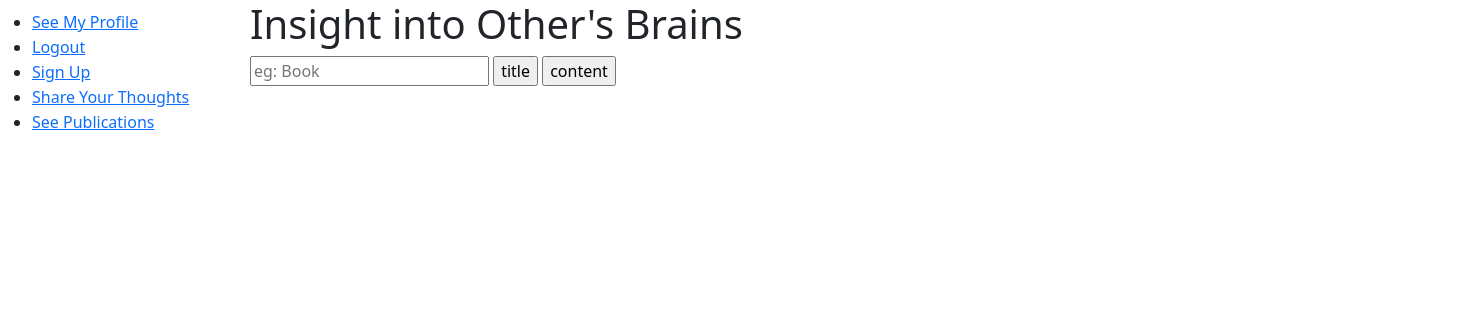
Page /Publication/index on the earlier database version.
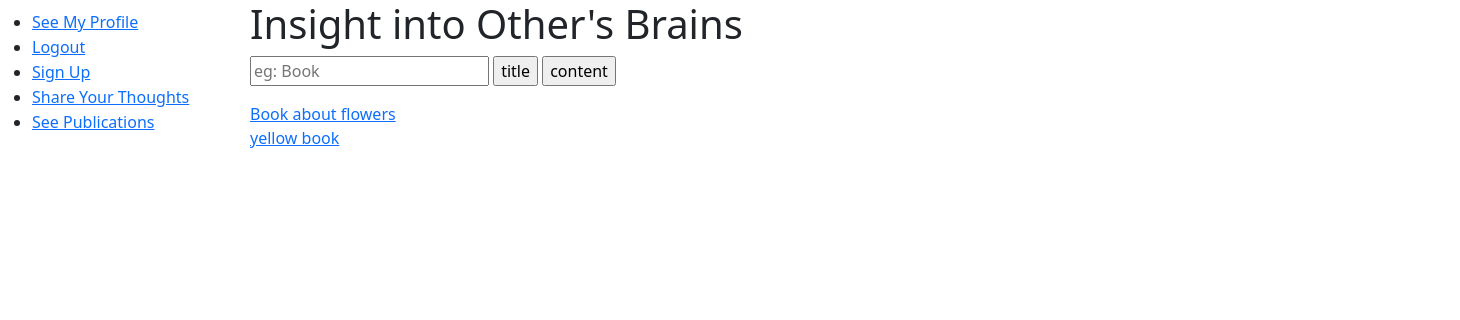
Same page on the later database version.
### tables this page shows
CREATE TABLE IF NOT EXISTS `publication` (
  `publication_id` int(11) NOT NULL AUTO_INCREMENT,
  `profile_id` int(11) NOT NULL,
  `publication_title` varchar(50) NOT NULL,
  `publication_text` varchar(500) NOT NULL,
  `timestamp` timestamp NOT NULL DEFAULT current_timestamp() ON UPDATE current_timestamp(),
  `publication_status` tinyint(1) NOT NULL,
  PRIMARY KEY (`publication_id`,`profile_id`),
  KEY `FK_Profile_ID_profile` (`profile_id`)
);

### index.php (called while the page is built, shortened)
<?php
require('app/core/init.php');
new App();

### app/core/Controller.php (called while the page is built, shortened)
<?php
class Controller{
	function view($name, $data=null){
		include('app/views/' . $name . '.php');
	}
}

### app/core/App.php (called while the page is built, shortened)
<?php
class App{
    private $routes = [];
    public function addRoute($url,$handler){
        $url = preg_replace('/{([^\/]+)}/', '(?<$1>[^\/]+)', $url);
        $this->routes[$url] = $handler;
    }
    public function resolve($url){
        $matches = [];
        foreach ($this->routes as $routePattern => $controllerMethod) {
            if(preg_match("#^$routePattern$#", $url, $matches)){
                $namedParams = array_filter($matches,
                    function($key) {
                        return !is_numeric($key);
                    }
                    , ARRAY_FILTER_USE_KEY);
                return [$controllerMethod, $namedParams];
            }
        }
        return false;
    }
    function __construct(){
        $url = $_GET['url'];
        [$controllerMethod, $namedParams] = $this->resolve($url);
        [$controller,$method]=explode(',', $controllerMethod);
        $controllerInstance = new $controller();
        call_user_func_array([$controllerInstance, $method], $namedParams);
    }
}

### app/core/autoload.php (called while the page is built, shortened)
<?php
spl_autoload_register(
    function($class_name){
        $class_name = str_replace('\\', DIRECTORY_SEPARATOR, $class_name);
        if(file_exists($class_name.'.php')){
            return true;
        }
        else
        {
            return false;
        }
    }
);

### app/core/Model.php (called while the page is built, shortened)
<?php
class Model{
	public function __construct(){
		$host = 'localhost';
		$dbname = 'assignment2_database';
		$user = 'root';
		$pass = '';
	}
}

### app/models/Publication.php (called while the page is built, shortened)
<?php
class Publication extends \app\core\Model{
	public function getAllPublicPublications(){
		$SQL = 'SELECT * FROM publication WHERE publication_status = :publication_status ORDER BY timestamp DESC';
		$STMT = self::$_conn->prepare($SQL);
		$STMT->execute(['publication_status'=> 1]);
		$STMT->setFetchMode(PDO::FETCH_CLASS,'app\models\Publication');
		return $STMT->fetchAll();
	}
}

### app/controllers/Publication.php (the view, shortened to what this page needs)
<?php
class Publication extends \app\core\Controller {
	public function createPublicPublicationLinks(){
		$publication = new \app\models\Publication();
		$result = $publication->getAllPublicPublications();
		$this->view('Publication/index', $publication);
		foreach ($result as $publicationa) {
			$pub_title = $publicationa->publication_title;
			$pub_id = $publicationa->publication_id;
			echo "<a href='../Publication/asdteas?title=$pub_title&id=$pub_id'>$pub_title</a><br>";
		}
	}
}

### app/core/init.php (shortened to what this page needs)
<?php
require('app/core/App.php');
require('app/core/Controller.php');
require('app/core/autoload.php');
?>
<html>
  <head>
    <link rel="stylesheet" href="../resources/style.css">
    <link href="https://cdn.jsdelivr.net/npm/bootstrap@5.3.3/dist/css/bootstrap.min.css" rel="stylesheet">
    <link rel="stylesheet" href="../resources/style.css">
  </head>
  <nav>
    <ul>
      <li><a href="../Profile/index">See My Profile</a></li>
      <li><a href="../User/logout">Logout</a></li>
      <li><a href="../User/register">Sign Up</a></li>
      <li><a href="../Publication/aaa">Share Your Thoughts</a></li>
      <li><a href="../Publication/index">See Publications</a></li>
    </ul>
  </nav>
</html>

### app/views/Publication/index.php
<html>
    <head>
        <h1>Insight into Other's Brains</h1>
    </head>
    <body>
        <form method = "POST" action="/Publication/Search">
            <input name="search_box" placeholder="eg: Book">
            <input type="submit" name="action" value="title">
            <input type="submit" name="action" value="content">
        </form>
    </body>
</html>

### resources/style.css (style rules this page uses)
ul { position: fixed; top: 10; left: 0; }
li { height: 25px; }
body { position: relative; left: 250px; }
input { height: 30px; }

Differences in the rows shown:
added publication: publication_title "Book about flowers"
added publication: publication_title "yellow book"
